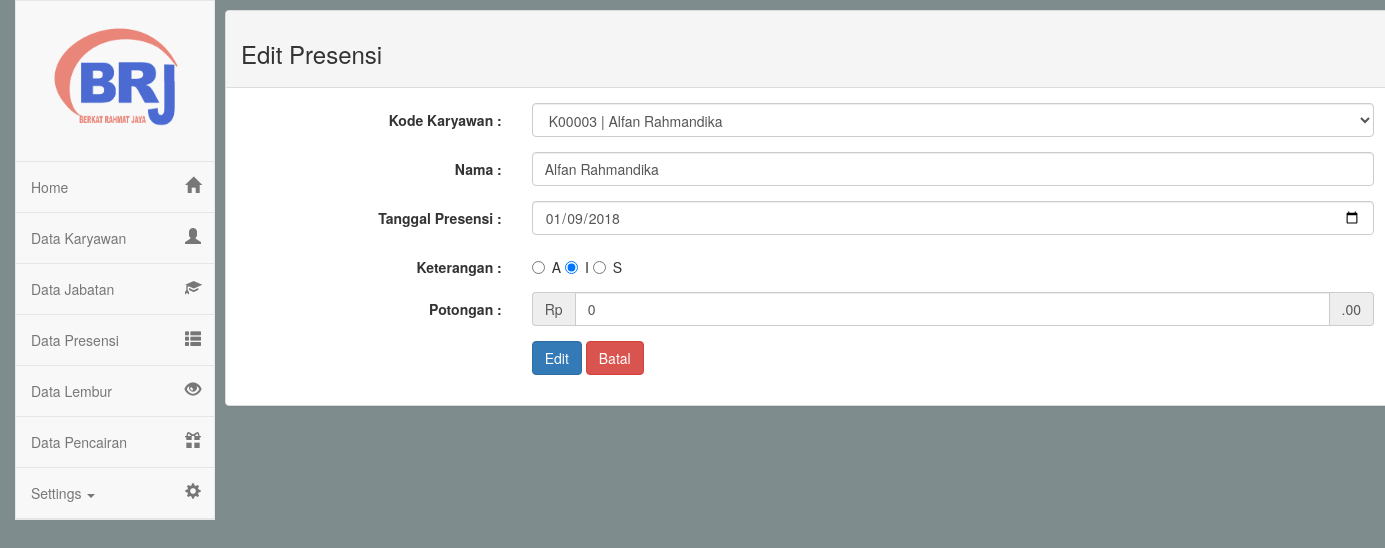
The page /dashboard.php?page=edit-presensi&kd_presensi=1 (signed in) on the database its author committed.
### tables this page shows
CREATE TABLE `presensi` (
  `kd_presensi` int(11) NOT NULL,
  `kd_karyawan` varchar(255) DEFAULT NULL,
  `nama` varchar(255) NOT NULL,
  `tgl_presensi` date NOT NULL,
  `keterangan` varchar(255) NOT NULL,
  `potongan` int(11) NOT NULL
);

CREATE TABLE `karyawan` (
  `kd_karyawan` varchar(255) NOT NULL,
  `kd_jabatan` int(11) DEFAULT NULL,
  `nama_jabatan` varchar(255) NOT NULL,
  `nama` varchar(255) NOT NULL,
  `jenis_kelamin` varchar(255) NOT NULL,
  `tempat_lahir` varchar(255) NOT NULL,
  `tgl_lahir` date NOT NULL,
  `agama` varchar(255) NOT NULL,
  `pendidikan` varchar(255) NOT NULL,
  `alamat` varchar(255) NOT NULL
);

### page/edit-presensi.php (the view, shortened to what this page needs)
<?php
$kd_presensi = $_GET['kd_presensi'];
include 'koneksi.php';
$view = mysqli_query($koneksi, "select * from presensi where kd_presensi = '$kd_presensi'") or die(mysqli_error());
$data = mysqli_fetch_array($view);
?>
<div class="panel panel-default">
	<div class="panel-heading">
		<h3>Edit Presensi</h3>
	</div>
	<div class="panel-body">
		<form class="form-horizontal" action="update-presensi.php" method="post">
			<div class="form-group">
				<label class="control-label col-sm-3" for="kd_karyawan">Kode Karyawan :</label>
				<div class="col-sm-9">
				<?php
					include 'koneksi.php';
					echo "<select name='kd_karyawan' id='kd_karyawan' class='form-control'>";
					$tampil = mysqli_query($koneksi, "select * from karyawan order by kd_karyawan");
					while ($w=mysqli_fetch_array($tampil)){
						echo "<option value='$w[kd_karyawan]'"
				?>
				<?php
						if ($w['kd_karyawan']==$data['kd_karyawan']) {
							echo "selected=\"selected\"";
						}
						echo ">$w[kd_karyawan] | $w[nama]</option>";
					}
					echo "</select>";
				?>
				</div>
			</div>
			<div class="form-group">
				<label class="control-label col-sm-3" for="nama">Nama :</label>
				<div class="col-sm-9">
					<input type="text" class="form-control" id="nama" name="nama" value="<?php echo $data['nama']; ?>">
				</div>
			</div>
			<div class="form-group">
				<label class="control-label col-sm-3" for="tgl_presensi">Tanggal Presensi :</label>
				<div class="col-sm-9">
					<input type="date" class="form-control" id="tgl_presensi" name="tgl_presensi" value="<?php echo $data['tgl_presensi']; ?>">
				</div>
			</div>
			<div class="form-group">
				<label class="control-label col-sm-3" for="keterangan">Keterangan :</label>
				<div class="col-sm-9">
					<div class="radio">
						<label><input type="radio" name="keterangan" value="A" <?php if($data['keterangan']=='A'){echo 'checked';}?>>A</label>
						<label><input type="radio" name="keterangan" value="I" <?php if($data['keterangan']=='I'){echo 'checked';}?>>I</label>
						<label><input type="radio" name="keterangan" value="S" <?php if($data['keterangan']=='S'){echo 'checked';}?>>S</label>
					</div>
				</div>
			</div>
			<div class="form-group">
				<label class="control-label col-sm-3" for="potongan">Potongan :</label>
				<div class="col-sm-9">
					<div class="input-group">
						<span class="input-group-addon">Rp</span>
						<input type="number" class="form-control" id="potongan" name="potongan" value="<?php echo $data['potongan']; ?>">
						<span class="input-group-addon">.00</span>
					</div>
				</div>
			</div>
			<div class="form-group">
				<label class="control-label col-sm-3"></label>
				<div class="col-sm-9">
					<button type="submit" class="btn btn-primary">Edit</button>
					<a href="dashboard.php?page=presensi" class="btn btn-danger">Batal</a>
				</div>
			</div>
		</form>
	</div>
</div>

### style/dashboard.css (style rules this page uses)
body,html { height: 100%; }

### rows shown on the page
presensi: kd_karyawan "K00003 | Alfan Rahmandika", nama "Alfan Rahmandika", tgl_presensi "01/09/2018", keterangan "☐ A", keterangan "☑ I", keterangan "☐ S", potongan "0"
